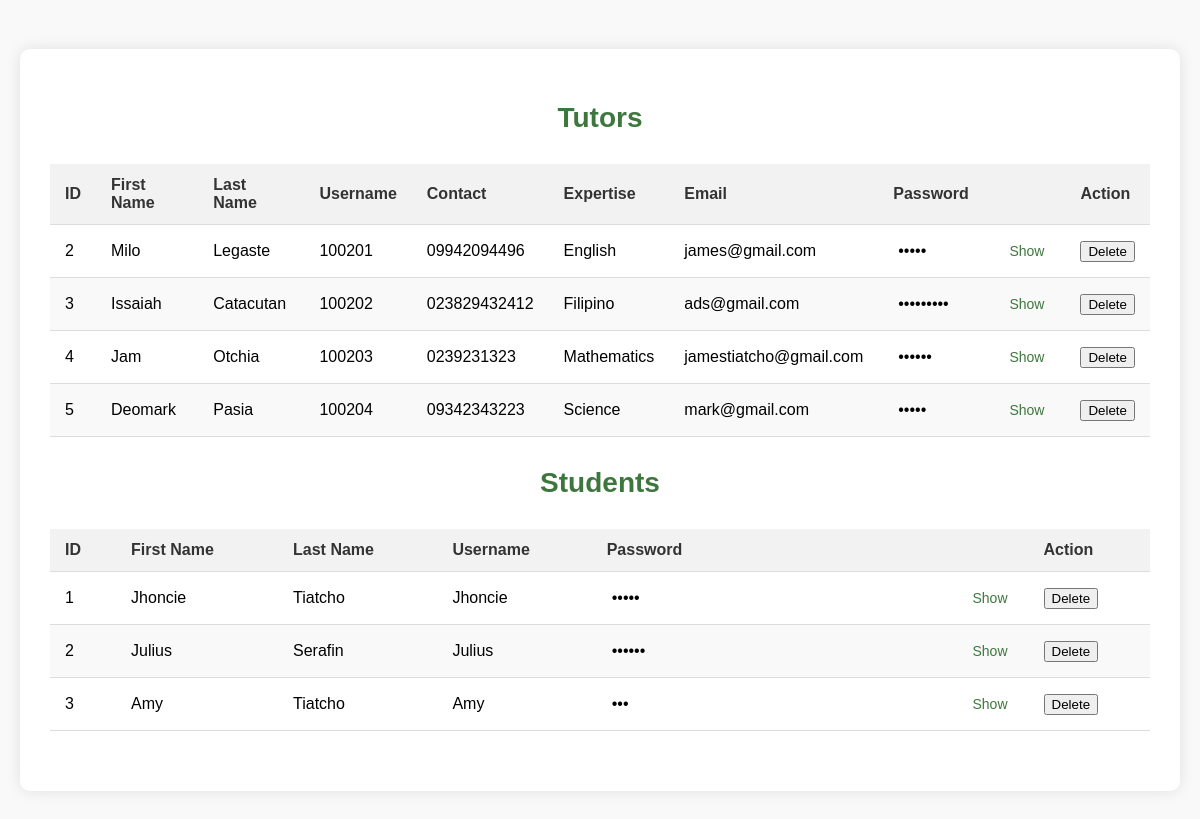
Screenshot of /view_users with the database file from the repository.
### tables this page shows
CREATE TABLE Tutor (
                id INTEGER PRIMARY KEY AUTOINCREMENT,
                firstname TEXT NOT NULL,
                lastname TEXT NOT NULL,
                username TEXT UNIQUE NOT NULL,
                password TEXT NOT NULL,
                expertise TEXT,  
                email TEXT,      
                contact TEXT     
            );

CREATE TABLE Student (
                id INTEGER PRIMARY KEY AUTOINCREMENT,
                firstname TEXT NOT NULL,
                lastname TEXT NOT NULL,
                username TEXT UNIQUE NOT NULL,
                password TEXT NOT NULL
            );

### app.py (the view)
@app.route('/view_users')
def view_users():
    with sqlite3.connect('users.db') as conn:
        cursor = conn.cursor()
        cursor.execute('SELECT * FROM Tutor')
        tutors = cursor.fetchall()
        cursor.execute('SELECT * FROM Student')
        students = cursor.fetchall()
    return render_template('view_users.html', tutors=tutors, students=students)

### templates/view_users.html (shortened to what this page needs)
<!DOCTYPE html>
<html lang="en">
<head>
</head>
<body>
    <div class="container">
        <h2>Tutors</h2>
        <table>
            <thead>
                <tr>
                    <th>ID</th>
                    <th>First Name</th>
                    <th>Last Name</th>
                    <th>Username</th>
                    <th>Contact</th>
                    <th>Expertise</th>
                    <th>Email</th>
                    <th>Password</th>
                    <th>Action</th>
                </tr>
            </thead>
            <tbody>
                {% for tutor in tutors %}
                    <tr>
                        <td>{{ tutor[0] }}</td>
                        <td>{{ tutor[1] }}</td>
                        <td>{{ tutor[2] }}</td>
                        <td>{{ tutor[3] }}</td>
                        <td>{{ tutor[7] }}</td>
                        <td>{{ tutor[5] }}</td>
                        <td>{{ tutor[6] }}</td>
                        <td>
                            <div class="password-container">
                                <input type="password" id="password-{{ loop.index }}" value="{{ tutor[4] }}" readonly>
                                <button type="button" id="toggle-password-{{ loop.index }}" onclick="togglePassword('password-{{ loop.index }}')">Show</button>
                            </div>
                        </td>
                        <td>
                            <form action="{{ url_for('delete_user') }}" method="post">
                                <button type="submit">Delete</button>
                            </form>
                        </td>
                    </tr>
                {% endfor %}
            </tbody>
        </table>
        <h2>Students</h2>
        <table>
            <thead>
                <tr>
                    <th>ID</th>
                    <th>First Name</th>
                    <th>Last Name</th>
                    <th>Username</th>
                    <th>Password</th>
                    <th>Action</th>
                </tr>
            </thead>
            <tbody>
                {% for student in students %}
                    <tr>
                        <td>{{ student[0] }}</td>
                        <td>{{ student[1] }}</td>
                        <td>{{ student[2] }}</td>
                        <td>{{ student[3] }}</td>
                        <td>
                            <div class="password-container">
                                <input type="password" id="password-student-{{ loop.index }}" value="{{ student[4] }}" readonly>
                                <button type="button" id="toggle-password-student-{{ loop.index }}" onclick="togglePassword('password-student-{{ loop.index }}')">Show</button>
                            </div>
                        </td>
                        <td>
                            <form action="{{ url_for('delete_user') }}" method="post">
                                <button type="submit">Delete</button>
                            </form>
                        </td>
                    </tr>
                {% endfor %}
            </tbody>
        </table>
    </div>
</body>
</html>

### templates/view_users.html (style rules this page uses)
body { font-family: 'Poppins', sans-serif; background-color: #f9f9f9; margin: 0; padding: 20px; display: flex; justify-content: center; align-items: center; min-height: 100vh; }
.container { max-width: 1200px; margin: auto; background-color: white; padding: 30px; border-radius: 10px; box-shadow: 0 0 15px rgba(0, 0, 0, 0.1); }
h2 { text-align: center; color: #3e773e; margin-bottom: 30px; font-size: 28px; }
table { width: 100%; border-collapse: collapse; margin-bottom: 30px; font-size: 16px; }
th, td { padding: 12px 15px; text-align: left; border-bottom: 1px solid #ddd; }
th { background-color: #f2f2f2; color: #333; }
tbody tr:nth-child(even) { background-color: #f9f9f9; }
.password-container { display: flex; align-items: center; }
.password-container input[type="password"] { border: none; padding: 5px; background: transparent; width: 100%; font-size: 16px; }
.password-container button { background: none; border: none; cursor: pointer; font-size: 14px; color: #3e773e; margin-left: 10px; }

### rows the page displays
Tutor: id "2", firstname "Milo", lastname "Legaste", username "100201", contact "09942094496", expertise "English", email "james@gmail.com"
Tutor: id "3", firstname "Issaiah", lastname "Catacutan", username "100202", contact "023829432412", expertise "Filipino", email "ads@gmail.com"
Tutor: id "4", firstname "Jam", lastname "Otchia", username "100203", contact "0239231323", expertise "Mathematics", email "jamestiatcho@gmail.com"
Tutor: id "5", firstname "Deomark", lastname "Pasia", username "100204", contact "09342343223", expertise "Science", email "mark@gmail.com"
Student: id "1", firstname "Jhoncie", lastname "Tiatcho", username "Jhoncie"
Student: id "2", firstname "Julius", lastname "Serafin", username "Julius"
Student: id "3", firstname "Amy", lastname "Tiatcho", username "Amy"
